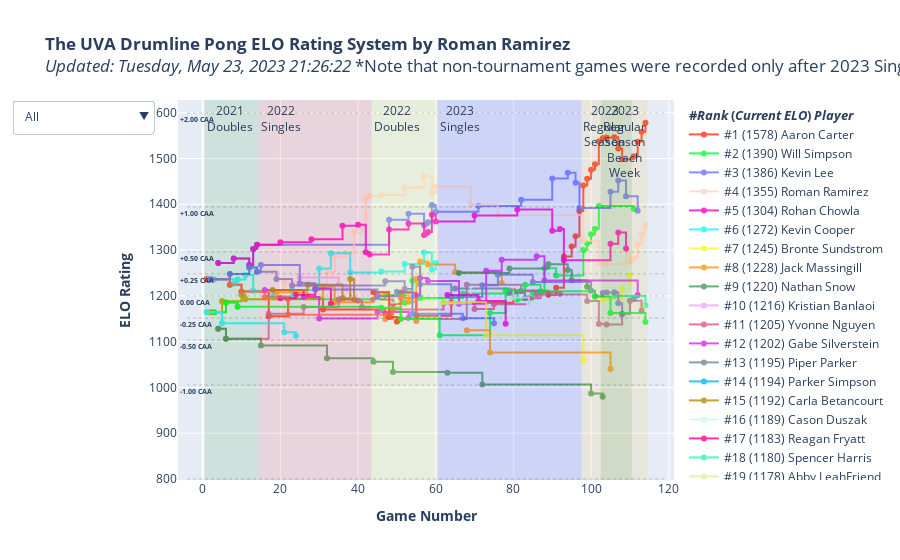

The notebook cell saved with this chart:
### Code cell
import plotly.graph_objects as go
import plotly.colors as pc

average_elo = 1200
cup_diffs = [-2, -1, -0.5, -0.25, 0, 0.25, 0.5, 1, 2]
expected_elos = [average_elo - expected_score_inverse(x) for x in cup_diffs]

fig = go.Figure()

# CAA is cups against average (like WAR)
# how many cups will you make against the average player?

hrect_colors = pc.sequential.Turbo
hrect_annots = ['-1.00 CAA','-0.50 CAA','-0.25 CAA','0.00 CAA','+0.25 CAA','+0.50 CAA', '+1.00 CAA', '+2.00 CAA']
for i in range(len(expected_elos) - 1):
    fig.add_hrect(
        annotation_position="top left",
        y0=expected_elos[i],
        y1=expected_elos[i+1],
        fillcolor=hrect_colors[i % len(hrect_colors)],
        opacity=0,
        line_width=0,
        annotation=dict(
            text=f'<b>{hrect_annots[i]}</b>',
            font=dict(
                size=7
            )
        )
    )

ranking = 1
trace_colors = pc.qualitative.Light24
for (i, (player,current_rating)) in enumerate(sorted(elo.items(), key=lambda x:x[1], reverse=True)):
    fig.add_trace(go.Scatter(
        x=elo_time_table.index,
        y=elo_time_table[player],
        name=f'#{ranking} ({current_rating:.0f}) {player}',
        mode='lines+markers',
        connectgaps=True,
        text=[f"<br><b>Before-Game ELO: </b>{x[2]:.0f}<br><b>Expected Cups Against Opponent: </b>{x[0]:+.2f}<br><b>Expected Cups Against Average: </b>{x[1]:+.2f}<br><br><b>Change in ELO:</b> {x[3]:+.0f}<br>" for x in zip(
                ec_time_table[player],
                caa_time_table[player],
                prev_elo_time_table[player],
                d_elo_time_table[player]
            )
        ],
        # text=[f"<b>Change in ELO:</b> {c:.0f}<br>" for c in d_elo_time_table[player]],
        line=dict(
            shape = 'hv',
            color=trace_colors[i % len(trace_colors)]
        )
        # maybe add a per-match section of expected score diff
    ))
    ranking += 1

for (i, season) in enumerate(seasons):
    fig.add_vrect(
        annotation_text=season_labels[i],
        annotation_position="top left",
        x0=matches_table['event'][matches_table['event'] == season].index[0] + 0.5,
        x1=matches_table['event'][matches_table['event'] == season].index[-1] + 1.5,
        fillcolor=vrect_colors[i % len(vrect_colors)],
        opacity=0.1,
        line_width=0,
    )

dropdown_labels = [
    "All",
    "2019 Season",
    "2020 Season",
    "2021 Season",
    "2022 Season",
    "Snares",
    "Tenors",
    "Basses",
    "Cymbals",
    "Pit/Cymbals",
    "2022 Grads",
    "2023 Grads",
    "2024 Grads",
    "2025 Grads",
    "2026 Grads",
    "2021 Singles",
    "2022 Doubles",
    "2022 Singles",
    "2023 Doubles",
    "2023 Beach Week"
]
dropdown_categories = [
    [True for _ in sorted_players_table['player']],
    [x != "None" for x in sorted_players_table['2019']],
    [x != "None" for x in sorted_players_table['2020']],
    [x != "None" for x in sorted_players_table['2021']],
    [x != "None" for x in sorted_players_table['2022']],
    [x > 0 for x in sorted_players_table[['2019', '2020', '2021', '2022']].apply(lambda x: x == 'snare').sum(axis=1)],
    [x > 0 for x in sorted_players_table[['2019', '2020', '2021', '2022']].apply(lambda x: x == 'tenors').sum(axis=1)],
    [x > 0 for x in sorted_players_table[['2019', '2020', '2021', '2022']].apply(lambda x: x == 'bass').sum(axis=1)],
    [x > 0 for x in sorted_players_table[['2019', '2020', '2021', '2022']].apply(lambda x: x == 'cymbals').sum(axis=1)],
    [x > 0 for x in sorted_players_table[['2019', '2020', '2021', '2022']].apply(lambda x: x == 'pit-cymbals').sum(axis=1)],
    [x == 2022 for x in sorted_players_table['grad_year']],
    [x == 2023 for x in sorted_players_table['grad_year']],
    [x == 2024 for x in sorted_players_table['grad_year']],
    [x == 2025 for x in sorted_players_table['grad_year']],
    [x == 2026 for x in sorted_players_table['grad_year']],
    [x != "None" for x in sorted_players_table['seed_2021_2s']],
    [x != "None" for x in sorted_players_table['seed_2022_1s']],
    [x != "None" for x in sorted_players_table['seed_2022_2s']],
    [x != "None" for x in sorted_players_table['seed_2023_1s']],
    [x == True for x in sorted_players_table['beach_week_2023']]
]

def active_ranking(cat):
    i = 0
    t = 0
    retList = list()
    for c in cat:
        retList.append(f"#{i+1} ({sorted_players_table['current_elo'][t]:.0f}) {sorted_players_table['player'][t]}")
        if c is True:
            i += 1
        t += 1
    return retList 

dropdown_dicts = [
    dict(
    label=label,
    method='restyle',
    args=[{"visible": category, "name": active_ranking(category)}]
    ) for (label, category) in zip(dropdown_labels, dropdown_categories)
]


fig.update_layout(
    title=f'<b>The UVA Drumline Pong ELO Rating System by Roman Ramirez</b><br><i>Updated: {str(datetime.datetime.now().strftime("%A, %b %d, %Y %H:%M:%S"))}</i> *Note that non-tournament games were recorded only after 2023 Singles.',
    xaxis_title='<b>Game Number</b>',
    yaxis_title='<b>ELO Rating</b>',

    updatemenus=[
        dict(
            active=0,
            buttons=dropdown_dicts
            ,
        )       
    ]
)

team1_list = list()
team2_list = list()
for (i, row) in matches_table.iterrows():
    if type(row.t1p2) is not str:
        team1_list.append(row.t1p1)
    else:
        team1_list.append(row.t1p1 + " and " + row.t1p2)

    if type(row.t2p2) is not str:
        team2_list.append(row.t2p1)
    else:
        team2_list.append(row.t2p1 + " and " + row.t2p2)

customdata = np.stack((team1_list, team2_list, matches_table['score1'], matches_table['score2'], matches_table['date']), axis=-1)
hovertemplate = (
    '<i>%{customdata[4]|%A, %B %d, %Y}, Game %{x}</i><br>' +
    '<b>%{fullData.name}</b><br><br>' + 
    '<b>%{customdata[0]} vs. %{customdata[1]}</b><br>' +
    '<b>Final Score:</b> %{customdata[2]}-%{customdata[3]}<br>' + 
    '%{text}' + 
    '<b>After-Game ELO:</b> %{y:,.0f}<br>' +
    '<extra></extra>'
)

fig.update_traces(
    customdata=customdata,
    hovertemplate=hovertemplate,
    opacity=0.8,
    legendgrouptitle_text='<b>#<i>Rank</i> (<i>Current ELO</i>) <i>Player</i></b>'
)

for (cd, eo) in zip(cup_diffs, expected_elos):
    fig.add_shape(
        type='line',
        x0=elo_time_table.index.min() - 5,
        y0=eo,
        x1=elo_time_table.index.max() + 5,
        y1=eo,
        line=dict(
            color='black',
            dash='dot'
        ),
        opacity=0.10,
    )
    # fig.add_trace(
    #     go.Scatter(
    #         x=[elo_time_table.index.min() - 5],
    #         y=[eo],
    #         text=f"{cd} cups",
    #         mode="text",
    #         textfont=dict(
    #             size=7,
    #         ),
    #         showlegend=False
    #     )
    # )

fig.show()
fig.write_html("index.html")
